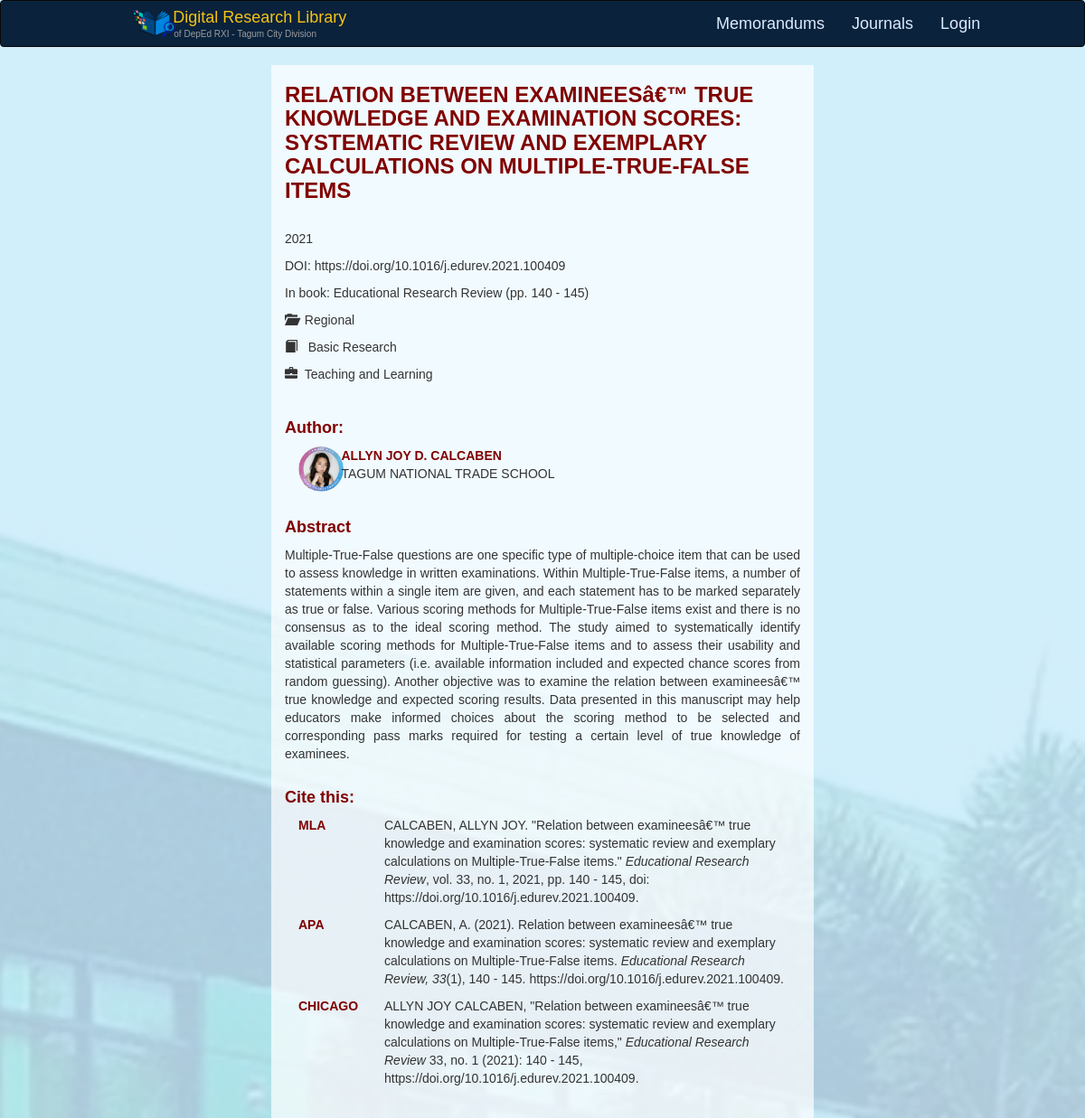
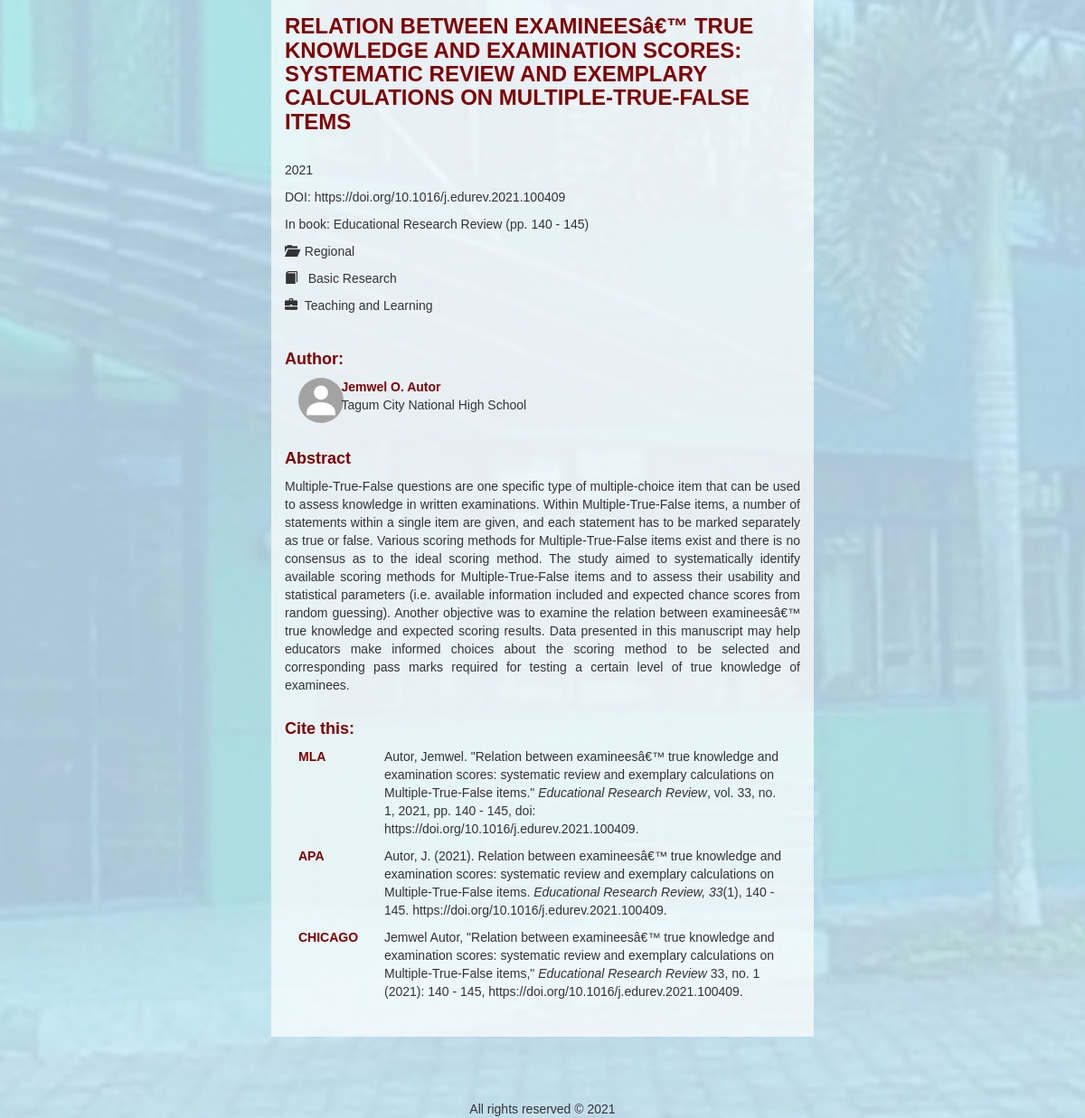
/pages/research_view.php?rid=7, run on the app's committed database (2 pictures, top to bottom).
### tables this page shows
CREATE TABLE `research_output` (
  `research_id` int(11) NOT NULL,
  `research_title` varchar(1024) NOT NULL,
  `research_doi` varchar(1024) NOT NULL,
  `research_category` varchar(1024) NOT NULL,
  `research_type` varchar(1024) NOT NULL,
  `research_agenda` varchar(1024) NOT NULL,
  `research_status` varchar(1024) NOT NULL,
  `research_abstract` varchar(2048) NOT NULL,
  `research_date_publish` date NOT NULL,
  `research_office` varchar(1024) NOT NULL,
  `research_keywords` varchar(512) NOT NULL,
  `research_journal_id` int(11) NOT NULL,
  `research_journal_pages` varchar(1024) NOT NULL,
  `research_filename` varchar(1024) NOT NULL,
  `research_filepath` varchar(1024) NOT NULL
);

CREATE TABLE `research_journal` (
  `journal_id` int(255) NOT NULL,
  `journal_user_id` int(255) NOT NULL COMMENT 'user who uploaded the journal',
  `journal_title` varchar(1024) NOT NULL,
  `journal_description` varchar(2048) NOT NULL,
  `journal_volume` int(255) NOT NULL,
  `journal_issue` int(255) NOT NULL,
  `journal_issn` varchar(1024) NOT NULL,
  `journal_publisher_name` varchar(1024) NOT NULL,
  `journal_date_publish` date NOT NULL,
  `journal_editor_team` varchar(1024) NOT NULL,
  `journal_filename` varchar(1024) NOT NULL,
  `journal_filepath` varchar(1024) NOT NULL,
  `journal_posted_at` datetime NOT NULL,
  `journal_updated_at` datetime NOT NULL,
  `journal_photo` varchar(1024) NOT NULL
);

CREATE TABLE `researcher` (
  `researcher_id` int(255) NOT NULL,
  `researcher_user_id` int(255) DEFAULT NULL,
  `researcher_first_name` varchar(1024) NOT NULL,
  `researcher_middle_name` varchar(1024) NOT NULL,
  `researcher_last_name` varchar(1024) NOT NULL,
  `researcher_office` varchar(1024) NOT NULL,
  `researcher_designation` varchar(1024) NOT NULL,
  `researcher_profile_picture` varchar(1024) NOT NULL,
  `researcher_email` varchar(1024) NOT NULL
);

### pages/research_view.php (the view, shortened to what this page needs)
<?php
include "../database/db_config.php";
?>
<DOCTYPE! html>
<html>
	<head>
		<link rel="stylesheet" href="https://cdnjs.cloudflare.com/ajax/libs/font-awesome/4.7.0/css/font-awesome.min.css">
		<link rel="stylesheet" type="text/css" href="../bootstrap-3.3.7-dist/css/bootstrap.css">
		<link rel="stylesheet" type="text/css" href="../bootstrap-3.3.7-dist/css/bootstrap.min.css">
		<link rel="stylesheet" type="text/css" href="../css/body_css.css">
		<link rel="stylesheet" type="text/css" href="../css/footer_css.css">
		<link rel="stylesheet" type="text/css" href="../css/nav_css.css">
	</head>
	<body class="bg-light">
		<nav class="navbar navbar-inverse" >
		  	<div class="container-fluid col-md-10 col-md-offset-1">
			    <div class="navbar-header col-md-6">
			      	<a class="navbar-brand nav_title_a col-sm-12" href="<?=(!isset($_SESSION['user']))? "index.php" : "homepage.php"?>">
			      		<span class="col-sm-1"><img   src="../images/logo1.png" height="30px" width="50px"></span>
			      			<span class="title_brand_nav col-sm-11" style="margin-top:-2px;">
			      				&nbsp; Digital Research Library
			      			</span>
			      			<br>
			      			<h6 class="title_nav_p col-sm-11" style="margin-top:1px;font-size:10px;">
			      				&nbsp;&nbsp;&nbsp;&nbsp;of DepEd RXI - Tagum City Division
			      			</h6>
			      	</a>
			    </div>
			    <div>
			    <ul class="nav title_brand navbar-nav navbar-right">
			    	<li class="title_brand" >
			    		<a class="title_brand" href="memorandum.php">Memorandums</a>
			    	</li>
			    	<li class="title_brand" >
			    		<a class="title_brand" href="journals.php">Journals</a>
			    	</li>
			      	<?php
						if (!isset($_SESSION['user'])) {
					?>
					<li class="title_brand" ><a class="title_brand" href="login.php">Login</a></li>
					<?php
						}
					?>
			    </ul>
				</div>
		  	</div>
		</nav>
		<div class="container-fluid ">
		  	<div class="row content">
			    <div class="col-sm-3 sidenav" >
			    </div>
			    <div class="col-sm-6 center_content body_middle" >
			    <div class=" center_content" >
			    	<?php
			    		$id = intval($_GET['rid']);
						$query = "SELECT * FROM research_output AS ro INNER JOIN research_creation AS rc INNER JOIN research_journal AS rj INNER JOIN researcher as r ON rj.journal_id = ro.research_journal_id AND ro.research_id = rc.creation_research_id AND rc.creation_researcher_id = r.researcher_id WHERE ro.research_id = '$id'";
						if ($result = $db->query($query)){
							while ($row = $result->fetch_assoc()){
								$jtitle = ucwords(strtolower($row['journal_title']));
								$jpages = $row['research_journal_pages'];
								$rdate = strtotime($row['journal_date_publish']);
								$months = array("null","Jan","Feb","Mar","Apr","May","Jun","Jul","Aug","Sep","Oct","Nov","Dec");
					?>
					<div>
						<p class="author_name h3" style="color: maroon;">
							<b> <?=strtoupper($row['research_title'])?> </b>
						</p>
					</div>
					<div>
						<br>
						<p> <?=strtoupper($months[date('m',$rdate)])." ".date('Y',$rdate)?> </p>
						<p>DOI: <?=$row['research_doi']?></p>
						<p> In book: <?=$jtitle?> (pp. <?=$jpages?>) </p>
						<div>
							<p><span class="glyphicon glyphicon-folder-open"> </span>&nbsp;&nbsp;<?=$row['research_category']?></p>
							<p><span class="glyphicon glyphicon-book">  </span> &nbsp;&nbsp;<?=$row['research_type']?> </p>
							<p><span class="glyphicon glyphicon-briefcase">  </span>&nbsp;&nbsp;<?=$row['research_agenda']?></p>
						</div>
						<div>
							<br>
							<p class="h4" style="color: maroon;"><b>   Author: </b></p>
							<div class="" style=" height: 50px">
								<div class="col-sm-1" >
									<img class="  img-circle " src="../images/profile_pictures/<?=$row['researcher_profile_picture']?>" alt="<?=$row['researcher_last_name']?>" width="50px" height="50px">
								</div>
								<div class="col-sm-11 text-left" >
									<p>
										<b class="author_name" style="color: maroon;"> <?=$row['researcher_first_name']." ".$row['researcher_middle_name'][0].". ".$row['researcher_last_name']?>
										</b>
										<br> <?=$row['researcher_office']?>
									</p>
								</div>
							</div>
						</div>
					</div>
					<div>
						<br>
						<p class="h4" style="color: maroon;"><b> Abstract </b></p>
						<p class="text-justify">
							<?=$row['research_abstract']?>
						</p>
					</div>
					<div>
						<p class="h4" style="color: maroon;"> <br> <b> Cite this:</b></p>
						<div>
							<?php
								$mla = $row['researcher_last_name'].", ".$row['researcher_first_name'].'. "'.$row['research_title'].'." <i>'.$row['journal_title']."</i>, vol. ".$row['journal_volume'].", no. ".$row['journal_issue'].", ".$months[date('m',$rdate)]." ".date('Y',$rdate).", pp. ".$row['research_journal_pages'].", doi: ".$row['research_doi'].".";
								$apa = $row['researcher_last_name'].", ".$row['researcher_first_name'][0].'. ('.date('Y',$rdate)."). ".$row['research_title'].'. <i>'.$row['journal_title'].", ".$row['journal_volume']."</i>(".$row['journal_issue']."), ".$row['research_journal_pages'].". ".$row['research_doi'].".";
								$chicago = $row['researcher_first_name']." ".$row['researcher_last_name'].', "'.$row['research_title'].'," <i>'.$row['journal_title']."</i> ".$row['journal_volume'].", no. ".$row['journal_issue']." (".date('Y',$rdate)."): ".$row['research_journal_pages'].", ".$row['research_doi'].".";;
							?>
							<p class="col-md-2" style="color: maroon;"><b>MLA</b></p>
							<p class="col-md-10">
								<?=$mla?>
							</p>
						</div>
						<div>
							<p class="col-md-2" style="color: maroon;"><b>APA</b></p>
							<p class="col-md-10">
								<?=$apa?>
							</p>
						</div>
							<p class="col-md-2" style="color: maroon;"><b>CHICAGO</b></p>
							<p class="col-md-10">
								<?=$chicago?>
							</p>
						</div>
						<p>&nbsp;</p>
						<?php
							}
						} else {
							echo "<p> No conducted Research yet.</p>";
						}
						?>
					</div>
					</div>
				<div class="col-sm-3 sidenav" >
			    </div>
		  </div>
		</div>
		<div class="footer text-center">
			<p>&nbsp;</p>
		    <p class="">All rights reserved &copy; 2021</p>
		</div>
	</body>
</html>

### css/body_css.css (style rules this page uses)
html { height: 100%; }
* { box-sizing: border-box; }
body { margin: 0; font-family: Arial, Helvetica, sans-serif; background-color: #f0f0ff; background-image: url('../images/bg2.png'); background-attachment: fixed; background-position: center; background-repeat: no-repeat; background-size: cover; width: 100%; }
.navbar-header, nav, .navbar { color: black; }
.navbar { background-color: #0a223c; }
.nav_title_a { margin-top: -5px; }
.title_brand_nav, .nav { font: Helvetica; color: #f5c412; }
.title_brand { font: Helvetica; color: #f5c412; font-size: 18px; }
li.title_brand a.title_brand { font: Helvetica; color: #daecff; font-size: 18px; }
.author_name { color: #00017A; }
.body_middle { background: rgba(255, 255, 255, 0.7) }

### css/footer_css.css (style rules this page uses)
.footer { position: absolute; bottom: 0; width: 100%; height: 50px; }

### css/nav_css.css (style rules this page uses)
body { margin: 0; font-family: Arial, Helvetica, sans-serif; }

### data on the page
research_output: research_title "RELATION BETWEEN EXAMINEESâ€™ TRUE KNOWLEDGE AND EXAMINATION SCORES: SYSTEMATIC REVIEW AND EXEMPLARY CALCULATIONS ON MULTIPLE-TRUE-FALSE ITEMS", research_journal.journal_date_publish "2021", research_doi "https://doi.org/10.1016/j.edurev.2021.100409", research_journal.journal_title "Educational Research Review", research_journal_pages "140 - 145", research_category "Regional", research_type "Basic Research", research_agenda "Teaching and Learning", researcher.researcher_profile_picture (picture), researcher.researcher_first_name "ALLYN JOY", researcher.researcher_middle_name "D", researcher.researcher_last_name "CALCABEN", researcher.researcher_office "TAGUM NATIONAL TRADE SCHOOL", research_abstract "Multiple-True-False questions are one specific type of multiple-choice item that can be used to assess knowledge in written examinations. Within Multiple-True-False items, a number of statements within a single item are given, and each statement has to be marked separately as true or false. Various scoring methods for Multiple-True-False items exist and there is no consensus as to the ideal scoring method. The study aimed to systematically identify available scoring methods for Multiple-True-False items and to assess their usability and statistical parameters (i.e. available information included and expected chance scores from random guessing). Another objective was to examine the relation…", research_title "Relation between examineesâ€™ true knowledge and examination scores: systematic review and exemplary calculations on Multiple-True-False items", research_journal.journal_volume "33", research_journal.journal_issue "1", researcher.researcher_first_name "A", researcher.researcher_profile_picture (placeholder picture), researcher.researcher_first_name "Jemwel", researcher.researcher_middle_name "O", researcher.researcher_last_name "Autor", researcher.researcher_office "Tagum City National High School", researcher.researcher_first_name "J"
